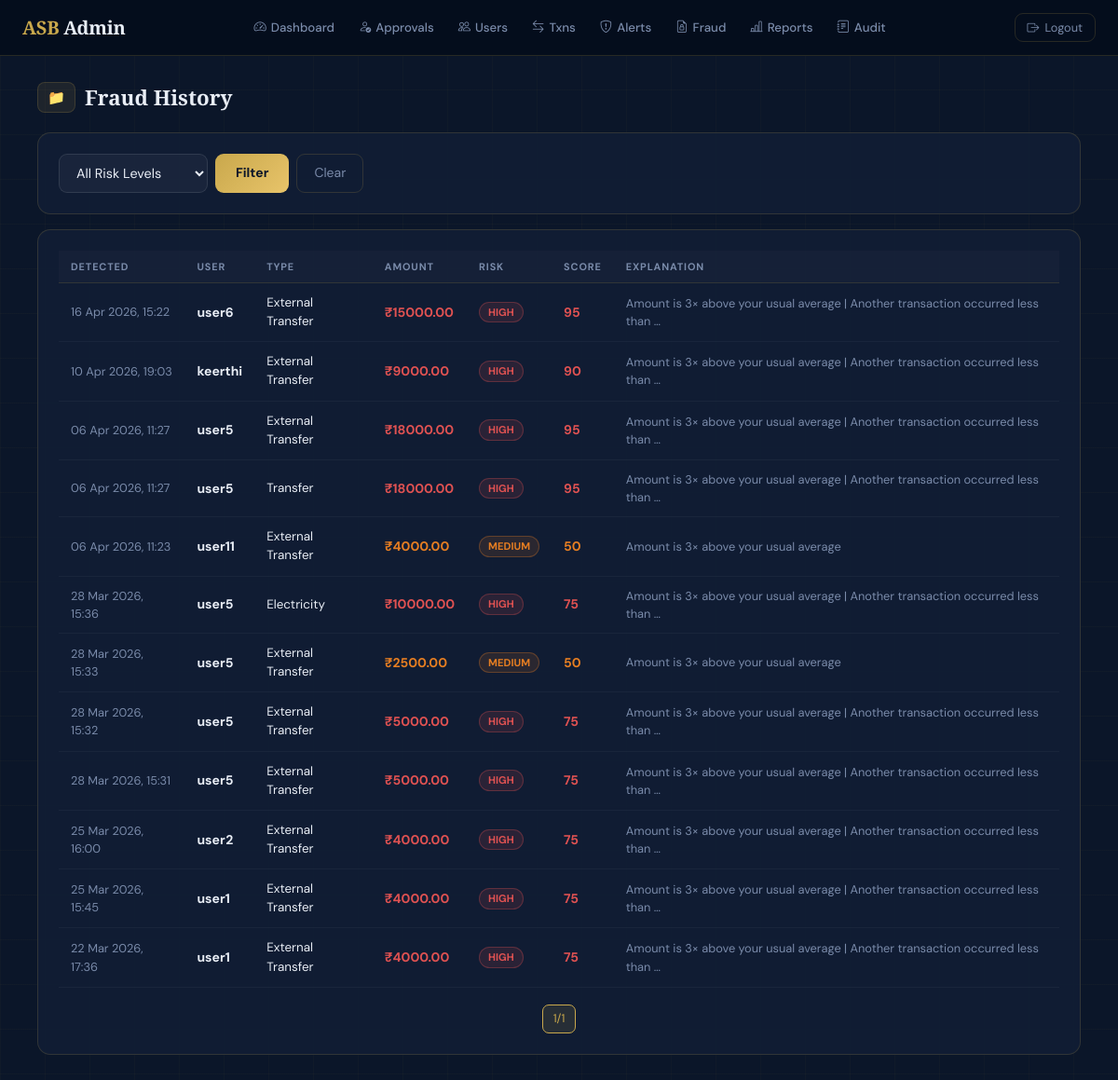
The page /control/fraud-history/ (signed in) on the database its author committed.
### fraud_detection/models.py (models this page shows, shortened)
class FraudRecord(models.Model):
    user        = models.ForeignKey(User, on_delete=models.CASCADE)
    bill_type   = models.CharField(max_length=100)
    amount      = models.DecimalField(max_digits=12, decimal_places=2)
    risk_score  = models.IntegerField(default=0)
    risk_level  = models.CharField(max_length=10, default='LOW')
    explanation = models.TextField(blank=True, default='')
    detected_at = models.DateTimeField(auto_now_add=True)
    class Meta:
        ordering = ['-detected_at']

### fraud_detection/views.py (the view)
# urls.py: path('control/fraud-history/', views.fraud_history, name='fraud_history'),
@login_required
@user_passes_test(lambda u: u.is_staff)
def fraud_history(request):
    qs   = FraudRecord.objects.all()
    risk = request.GET.get('risk', '')
    if risk: qs = qs.filter(risk_level=risk)
    page = Paginator(qs, 20).get_page(request.GET.get('page'))
    return render(request, 'admin/fraud_history.html', {'records': page, 'risk': risk})

### templates/admin/fraud_history.html (shortened to what this page needs)
{% extends "base.html" %}{% block content %}
<div class="page-title"><span class="pill">📁</span> Fraud History</div>
<div class="asb-card fu mb-3">
  <form method="GET" class="d-flex gap-2">
    <select name="risk" class="asb-input" style="max-width:160px;">
      <option value="">All Risk Levels</option>
    </select>
    <button type="submit" class="btn-gold">Filter</button>
    <a href="{% url 'fraud_history' %}" class="btn-outline">Clear</a>
  </form>
</div>
<div class="asb-card fu fu1">
  <table class="asb-table">
    <thead><tr><th>Detected</th><th>User</th><th>Type</th><th>Amount</th><th>Risk</th><th>Score</th><th>Explanation</th></tr></thead>
    <tbody>
    {% for r in records %}
    <tr>
      <td style="font-size:.8rem;color:var(--muted);">{{ r.detected_at|date:"d M Y, H:i" }}</td>
      <td style="font-weight:700;">{{ r.user.username }}</td>
      <td style="font-size:.84rem;">{{ r.bill_type }}</td>
      <td style="font-weight:700;color:{% if r.risk_level == 'HIGH' %}var(--red){% elif r.risk_level == 'MEDIUM' %}var(--orange){% else %}var(--gold){% endif %};">₹{{ r.amount }}</td>
      <td>{% if r.risk_level == 'HIGH' %}<span class="bdg bdg-high">HIGH</span>{% elif r.risk_level == 'MEDIUM' %}<span class="bdg bdg-med">MEDIUM</span>{% else %}<span class="bdg bdg-low">LOW</span>{% endif %}</td>
      <td style="font-weight:700;color:{% if r.risk_score >= 70 %}var(--red){% elif r.risk_score >= 40 %}var(--orange){% else %}var(--teal){% endif %};">{{ r.risk_score }}</td>
      <td style="font-size:.8rem;color:var(--muted);">{{ r.explanation|truncatechars:80 }}</td>
    </tr>
    {% empty %}
    <tr><td colspan="7" style="text-align:center;color:var(--muted);padding:30px;">No records found.</td></tr>
    {% endfor %}
    </tbody>
  </table>
  <div class="pag">{% with records as p %}<span class="current">{{ p.number }}/{{ p.paginator.num_pages }}</span>{% endwith %}</div>
</div>
{% endblock %}

### templates/base.html (style rules this page uses)
:root { --navy:#0B1629;--navy2:#111E35;--navy3:#172540; --gold:#C9A84C;--gold2:#E8C46A; --teal:#19B8A0;--red:#E05252;--orange:#E67E22; --text:#E8EDF5;--muted:#7A8BAA; --border:rgba(201,168,76,.18); --card:rgba(17,30,53,.96); --radius:14px;--shadow:0 8px 32px rgba(0,0,0,.35); }
* { box-sizing:border-box; }
body { background:var(--navy); color:var(--text); font-family:'DM Sans',sans-serif; font-size:15px; min-height:100vh; }
body::before { content:'';position:fixed;inset:0; background-image: linear-gradient(rgba(201,168,76,.03) 1px,transparent 1px), linear-gradient(90deg,rgba(201,168,76,.03) 1px,transparent 1px); background-size:48px 48px; pointer-events:none;z-index:0; }
h1,h2,h3,h4,h5,.brand,.page-title,.balance-num { font-family:'Playfair Display',serif; }
.asb-card { background:var(--card); border:1px solid var(--border); border-radius:var(--radius); padding:22px; transition:.2s; }
.asb-input { width:100%;background:rgba(255,255,255,.04); border:1px solid rgba(255,255,255,.1);border-radius:9px; color:var(--text);padding:10px 14px;font-size:.9rem; outline:none;transition:.2s;font-family:'DM Sans',sans-serif; }
.asb-input option { background:var(--navy2); }
.btn-gold { background:linear-gradient(135deg,#C9A84C,#E8C46A); color:#0B1629;font-weight:700;border:none; padding:10px 22px;border-radius:9px;font-size:.875rem; cursor:pointer;transition:.2s; display:inline-flex;align-items:center;gap:6px;text-decoration:none; font-family:'DM Sans',sans-serif; }
.btn-outline { background:transparent;border:1px solid var(--border); color:var(--muted);padding:9px 18px;border-radius:9px; font-size:.875rem;cursor:pointer;transition:.2s; text-decoration:none;display:inline-flex;align-items:center;gap:6px; font-family:'DM Sans',sans-serif; }
.bdg { padding:2px 9px;border-radius:20px;font-size:.7rem;font-weight:700;display:inline-block; }
.bdg-med { background:rgba(230,126,34,.12);color:var(--orange);border:1px solid rgba(230,126,34,.3); }
.bdg-high { background:rgba(224,82,82,.12); color:var(--red); border:1px solid rgba(224,82,82,.3); }
.asb-table { width:100%;border-collapse:collapse; }
.asb-table th { font-size:.68rem;font-weight:700;text-transform:uppercase; letter-spacing:.08em;color:var(--muted); padding:9px 13px;border-bottom:1px solid var(--border); background:rgba(255,255,255,.02);font-family:'DM Sans',sans-serif; }
.asb-table td { padding:11px 13px;font-size:.875rem;border-bottom:1px solid rgba(255,255,255,.04);vertical-align:middle; }
.page-title { font-size:1.4rem;font-weight:700;color:var(--text); margin-bottom:20px;display:flex;align-items:center;gap:10px; font-family:'Playfair Display',serif; }
.pill { background:rgba(201,168,76,.1);border:1px solid var(--border); border-radius:8px;padding:4px 10px;font-size:.95rem; }
.pag { display:flex;gap:5px;justify-content:center;margin-top:18px; }
.pag a,.pag span { padding:5px 11px;border-radius:7px;font-size:.78rem;border:1px solid var(--border);color:var(--muted);text-decoration:none;transition:.15s; }
.pag span.current { background:rgba(201,168,76,.12);color:var(--gold);border-color:var(--gold); }
.fu { animation:fadeUp .35s ease both; }
.fu1 { animation-delay:.05s; }

### rows shown on the page
FraudRecord: detected_at "16 Apr 2026, 15:22", user.username "user6", bill_type "External Transfer", amount "15000.00", risk_level "HIGH", risk_score "95", explanation "Amount is 3× above your usual average | Another transaction occurred less than …"
FraudRecord: detected_at "10 Apr 2026, 19:03", user.username "keerthi", bill_type "External Transfer", amount "9000.00", risk_level "HIGH", risk_score "90", explanation "Amount is 3× above your usual average | Another transaction occurred less than …"
FraudRecord: detected_at "06 Apr 2026, 11:27", user.username "user5", bill_type "External Transfer", amount "18000.00", risk_level "HIGH", risk_score "95", explanation "Amount is 3× above your usual average | Another transaction occurred less than …"
FraudRecord: detected_at "06 Apr 2026, 11:27", user.username "user5", bill_type "Transfer", amount "18000.00", risk_level "HIGH", risk_score "95", explanation "Amount is 3× above your usual average | Another transaction occurred less than …"
FraudRecord: detected_at "06 Apr 2026, 11:23", user.username "user11", bill_type "External Transfer", amount "4000.00", risk_level "MEDIUM", risk_score "50", explanation "Amount is 3× above your usual average"
FraudRecord: detected_at "28 Mar 2026, 15:36", user.username "user5", bill_type "Electricity", amount "10000.00", risk_level "HIGH", risk_score "75", explanation "Amount is 3× above your usual average | Another transaction occurred less than …"
FraudRecord: detected_at "28 Mar 2026, 15:33", user.username "user5", bill_type "External Transfer", amount "2500.00", risk_level "MEDIUM", risk_score "50", explanation "Amount is 3× above your usual average"
FraudRecord: detected_at "28 Mar 2026, 15:32", user.username "user5", bill_type "External Transfer", amount "5000.00", risk_level "HIGH", risk_score "75", explanation "Amount is 3× above your usual average | Another transaction occurred less than …"
FraudRecord: detected_at "28 Mar 2026, 15:31", user.username "user5", bill_type "External Transfer", amount "5000.00", risk_level "HIGH", risk_score "75", explanation "Amount is 3× above your usual average | Another transaction occurred less than …"
FraudRecord: detected_at "25 Mar 2026, 16:00", user.username "user2", bill_type "External Transfer", amount "4000.00", risk_level "HIGH", risk_score "75", explanation "Amount is 3× above your usual average | Another transaction occurred less than …"
FraudRecord: detected_at "25 Mar 2026, 15:45", user.username "user1", bill_type "External Transfer", amount "4000.00", risk_level "HIGH", risk_score "75", explanation "Amount is 3× above your usual average | Another transaction occurred less than …"
FraudRecord: detected_at "22 Mar 2026, 17:36", user.username "user1", bill_type "External Transfer", amount "4000.00", risk_level "HIGH", risk_score "75", explanation "Amount is 3× above your usual average | Another transaction occurred less than …"

### other values the page prints
{{ p.number }} "1"
{{ p.paginator.num_pages }} "1"
